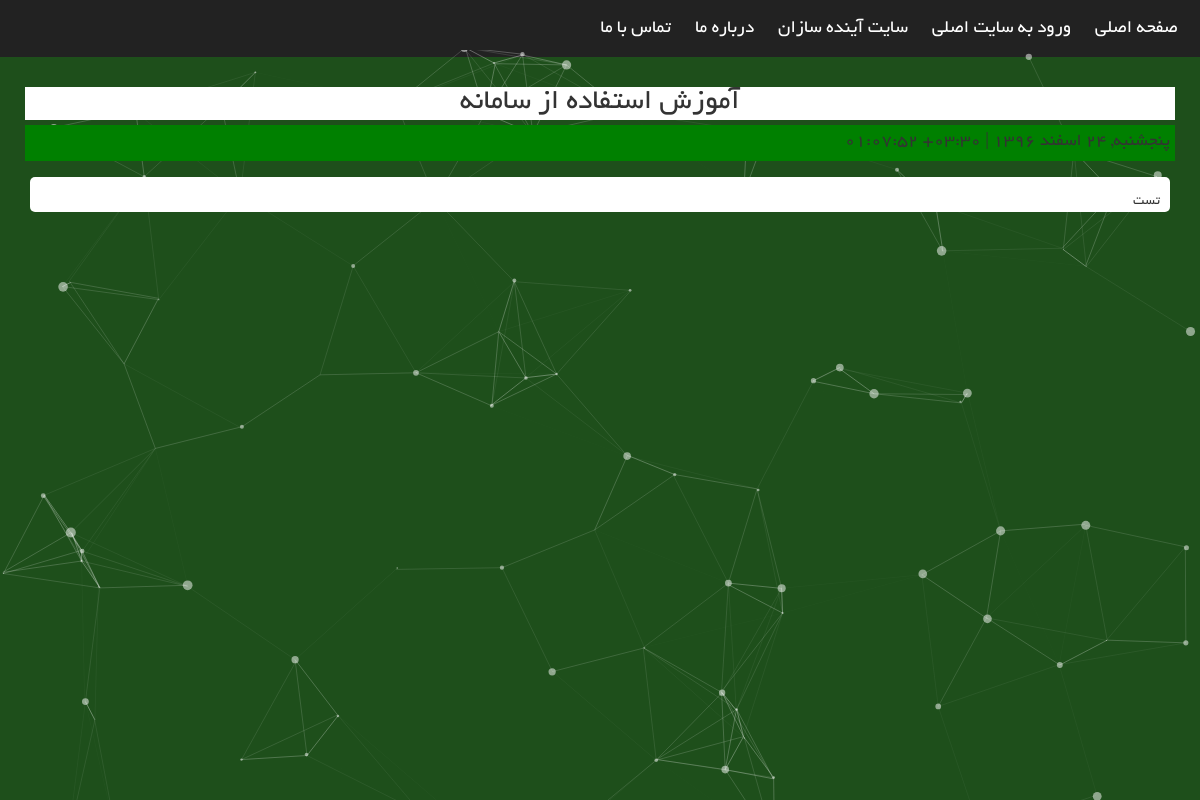
/news.php?id=18, run on the app's committed database.
### tables this page shows
CREATE TABLE `tbl_menu_index` (
  `id` int(11) NOT NULL,
  `title` varchar(254) NOT NULL,
  `url` varchar(254) NOT NULL,
  `target` varchar(254) NOT NULL,
  `status` int(11) DEFAULT '1'
);

CREATE TABLE `tbl_list_news` (
  `id` int(11) NOT NULL,
  `title` varchar(254) NOT NULL,
  `text` longtext NOT NULL,
  `year` text NOT NULL,
  `month` text NOT NULL,
  `day` text NOT NULL,
  `date` text NOT NULL
);

### core/connector.php (called while the page is built, shortened)
<?php
$tbl_menu="tbl_menu_index";
$tbl_system_setting="tbl_system_setting";
$tbl_news="tbl_list_news";
	$server_name="localhost";
		$username="root";
		$password="";
		$dbname="anjoman2_portalanjoman";
		$dsn="mysql:host=$server_name;dbname=$dbname";
	try{
		$connect=new PDO($dsn,$username,$password);
		$connect->exec("SET CHARACTER SET utf8");
		$connect->exec("set names utf8");
			return $connect;
	}catch(PDOException $error){
		echo "error in connection".$error->__toString();
		exit();
	}
?>

### core/function.php (called while the page is built, shortened)
<?php
function checkid($id){
	return (int)$id;
}
?>

### news.php (the view, shortened to what this page needs)
<?php include "core/onload.php";?>
<!DOCTYPE html>
<html>
  <head>
    <link href="http://maxcdn.bootstrapcdn.com/bootstrap/3.3.0/css/bootstrap.min.css" rel="stylesheet">
  <link rel="stylesheet" href="css/style.css">
  </head>
<?php
	$sqlam="SELECT * FROM `$tbl_system_setting`";
	$r=$connect->query($sqlam);
	$rowsham=$r->fetch(PDO::FETCH_ASSOC);
	?>
  <body>
  <div id="main">
    <nav id="desktop-nav" style="background:#<?=$rowsham["index_color"];?>;">
 <?php
  $sm="SELECT `url`,`target`,`title`,`status`,`id` FROM `$tbl_menu` WHERE `status`=1 ORDER BY `id` DESC";
  $resu=$connect->query($sm);
  while($rowsa=$resu->fetch(PDO::FETCH_ASSOC)){
  ?>
      <a target="<?=$rowsa['target'];?>" href="<?=$rowsa['url'];?>"><?=$rowsa['title'];?></a>
	       <?php
  }
  ?>
    </nav>
  </div>
<div class="col-lg-12" style="z-index:+5;">
		<div class="col-md-12" style="padding: 10px;
height: 120px;" >
		<?php
		$id=checkid($_GET['id']);
		$sql="SELECT `title`,`text`,`date` FROM `$tbl_news` WHERE `id`=:id";
		$result=$connect->prepare($sql);
		$result->bindParam(":id",$id);
		$result->execute();
		$rows=$result->fetch(PDO::FETCH_ASSOC);
	?>
		<h2 class="title"><?=$rows["title"];?></h2>
<p style="width: 100%;font-size:18px; direction: ltr;text-align:right;background:green;padding:5px;"> &nbsp;<?=$rows['date'];?></p>
		<br>
        </div>
        <div class="col-md-12">
<div class="newsha">
<p>
<?=$rows["text"];?>
</p>
		</div>
	</div>
	</div>
  <div id="particles-js"></div>
  </body>
</html>

### css/style.css (style rules this page uses)
* { margin: 0; padding: 0; font-family: 'BYekan'; direction: rtl; -webkit-box-sizing: border-box; -moz-box-sizing: border-box; box-sizing: border-box; }
#desktop-nav { padding: 10px; overflow: auto; z-index:+5; }
#desktop-nav a, #mobile-nav a { color: #fff; text-decoration: none; font-size: 19px; padding: 2px; margin: 3px 10px; float: right; z-index:+5; }
body, html { height: 100%; background-repeat: no-repeat; background:#1E4F1B; position: relative; font-family:BKoodakBold,'BKoodakBold',tahoma; }
#particles-js { width: 100%; height: 100%; background-size: cover; background-position:100%; position: fixed; top: 50px; bottom:80px; z-index:1; }
.col-md-12 h2 { text-align: center; }
.newsha { background: white; border-radius: 5px; padding-top: 5px; padding-right: 10px; padding-left: 10px; }
.title { background: white; margin-bottom: 5px; height;45px; }

### data on the page
tbl_menu_index: title "صفحه اصلی"
tbl_menu_index: title "ورود به سایت اصلی"
tbl_menu_index: title "سایت آینده سازان"
tbl_menu_index: title "درباره ما"
tbl_menu_index: title "تماس با ما"
tbl_list_news: title "آموزش استفاده از سامانه", date "۰۱:۰۷:۵۲ +۰۳:۳۰ | پنجشنبه, ۲۴ اسفند ۱۳۹۶", text "تست"
